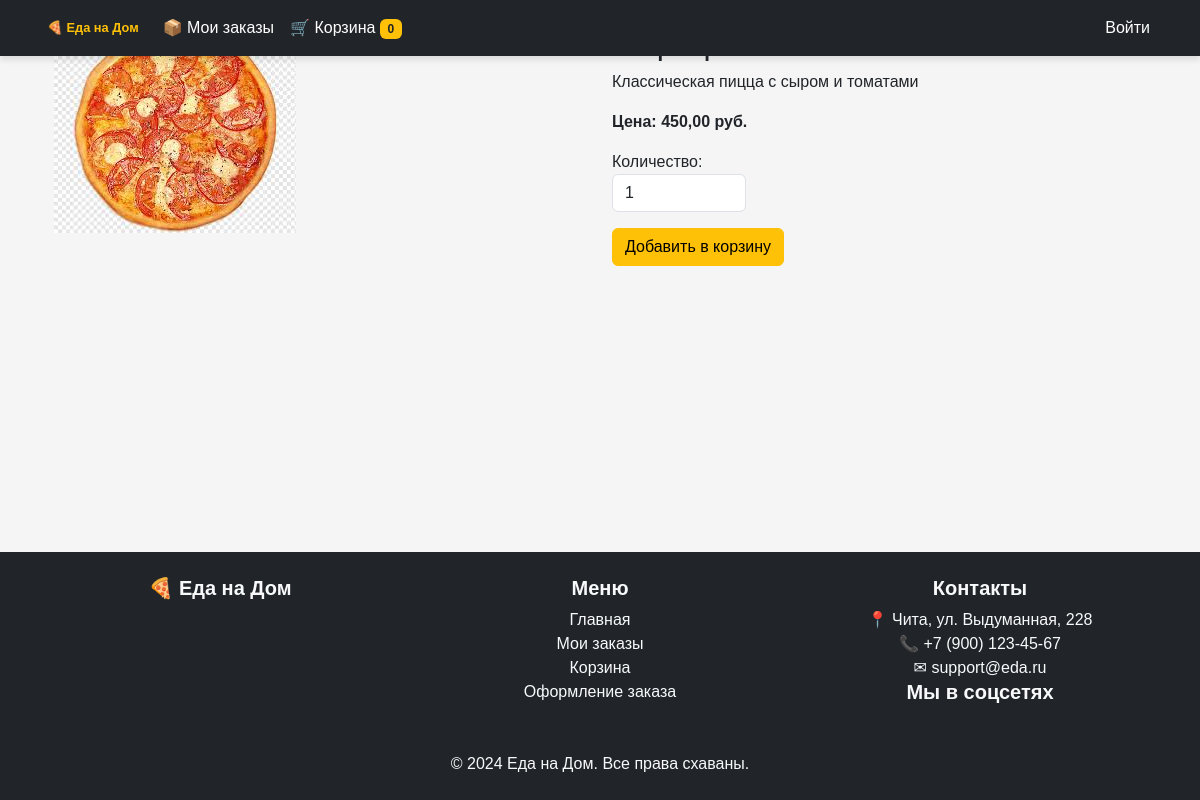
Screenshot of /product/2/ with the database file from the repository.
### main/models.py (models this page shows, shortened)
class Product(models.Model):
    name = models.CharField(max_length=255)
    slug = models.SlugField(max_length=255, unique=True, blank=True)
    description = models.TextField(blank=True, null=True)
    category = models.ForeignKey(ProductCategory, on_delete=models.CASCADE, related_name="products")
    price = models.DecimalField(max_digits=10, decimal_places=2)
    image = models.ImageField(upload_to='products/', blank=True, null=True)
    class Meta:
        verbose_name = "Продукт"
        verbose_name_plural = "Продукты"
        ordering = ['name']

### main/views.py (the view)
# urls.py: path('product/<int:product_id>/', product_detail, name='product_detail'),
def product_detail(request, product_id):
    product = get_object_or_404(Product, id=product_id)
    context = {
        "product": product,
    }
    return render(request, 'product_detail.html', context=context)

### main/context_processors.py (called while the page is built)
def cart_items_count(request):
    cart = Cart(request)
    return {'cart_items_count': len(cart.cart)}

### templates/product_detail.html (shortened to what this page needs)
{% extends 'base.html' %}
{% block content %}
<div class="container">
    <div class="row">
        <div class="col-md-6">
            <img src="{{ product.image.url }}" class="img-fluid" alt="{{ product.name }}">
        </div>
        <div class="col-md-6">
            <h2>{{ product.name }}</h2>
            <p>{{ product.description }}</p>
            <p><strong>Цена: {{ product.price }} руб.</strong></p>
            <form method="POST" action="{% url 'cart_add' product.id %}">
                <label>Количество:</label>
                <input type="number" name="quantity" id="quantity" value="1" min="1" class="form-control w-25">
                <button type="submit" class="btn btn-warning mt-3">Добавить в корзину</button>
            </form>
        </div>
    </div>
</div>
{% endblock %}

### static/css/style.css (style rules this page uses)
:root { --primary-color: #7B1FA2; --dark-primary: #4A148C; --accent-color: #FFC107; --light-gray: #F5F5F5; --text-color: #FFFFFF; }
body { background-color: var(--light-gray); font-family: 'Arial', sans-serif; }

### rows the page displays
Product: image (picture), description "Классическая пицца с сыром и томатами", price "450,00"

### other values shown
{{ cart_items_count }} "0"
